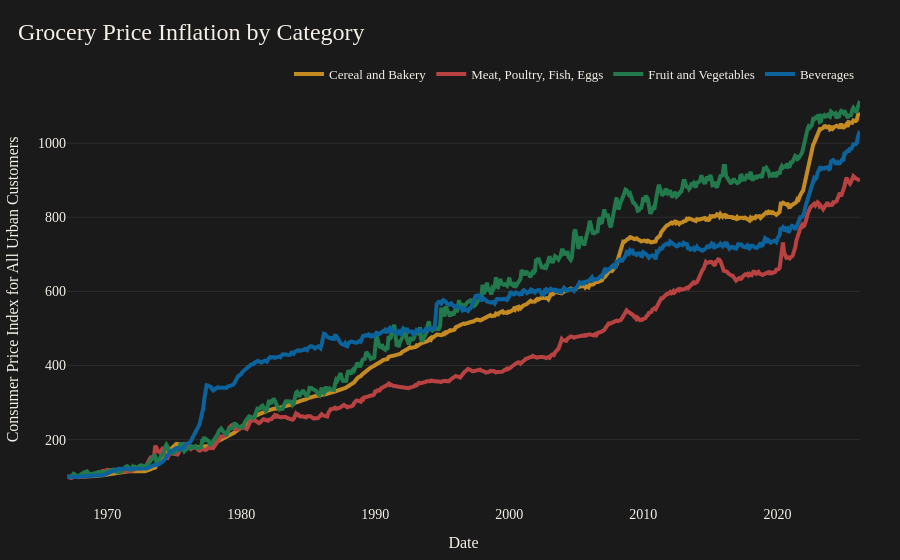

Here is the notebook cell this chart was saved with:
### Code cell
# line chart of grocery category cpis 

# data 
x = cereal_bakery["observation_date"]
cb = cereal_bakery["cereal_bakery_cpi_reindex"]
mfe = meat_fish_eggs["meat_fish_eggs_cpi_reindex"]
fv = fruit_veg["fruit_veg_cpi_reindex"]
b = beverage["beverage_cpi_reindex"]

# figure
fig = go.Figure()

# line plot 
fig.add_trace(
    go.Scatter(
        x=x,
        y=cb,
        mode="lines",
        name="Cereal and Bakery",
        line=dict(
            color="#c48b22",
            width=4
        ),
        hovertemplate=
        "Cereal and Bakery CPI: %{y:.1f}<extra></extra>",
    )
)
fig.add_trace(
    go.Scatter(
        x=x,
        y=mfe,
        mode="lines",
        name="Meat, Poultry, Fish, Eggs",
        line=dict(
            color="#b84141",
            width=4
        ),
        hovertemplate=
        "Meat, Poultry, Fish, Eggs CPI: %{y:.1f}<extra></extra>"
    )
)
fig.add_trace(
    go.Scatter(
        x=x,
        y=fv,
        mode="lines",
        name="Fruit and Vegetables",
        line=dict(
            color="#22794c",
            width=4
        ),
        hovertemplate=
        "Fruit and Vegetables CPI: %{y:.1f}<extra></extra>"
    )
)
fig.add_trace(
    go.Scatter(
        x=x,
        y=b,
        mode="lines",
        name="Beverages",
        line=dict(
            color='#0c629b',
            width=4
        ),
        hovertemplate=
        "Beverages CPI: %{y:.1f}<extra></extra>"
    )
)

# title and layout 
fig.update_layout(
    template="plotly_dark",

    title=dict(
        text="Grocery Price Inflation by Category",
        x=0.02,
        xanchor="left",
        font=dict(
            family="Playfair Display",
            size=24
        )
    ),

    font=dict(
        family="Source Sans 3",
        color="#f5f0e8",
        size=13
    ),

    paper_bgcolor="#1a1a1a",
    plot_bgcolor="#1a1a1a",

    margin=dict(l=60, r=40, t=80, b=60),

    hovermode="x unified",

    xaxis=dict(
        title="Date",
        showgrid=False,
        tickfont=dict(size=14),
        zeroline=False,
        ticklabelstandoff=5
    ),

    yaxis=dict(
        title="Consumer Price Index for All Urban Customers",
        tickfont=dict(size=14),
        gridcolor="rgba(255,255,255,0.08)",
        zeroline=False
    ),

    legend=dict(
        orientation="h",
        yanchor="top",
        y=1.05,
        xanchor="right",
        x=1
    )
)

fig.show()

### Figure 1 — Plotly figure (JSON) as saved in the notebook; plotly's stock layout.template omitted (floating-point values rounded to 4 significant figures; data arrays with more than 128 entries replaced by an {"elided": "..."} marker saying what was removed)
{"data": [{"hovertemplate": "Cereal and Bakery CPI: %{y:.1f}<extra></extra>", "line": {"color": "#c48b22", "width": 4}, "mode": "lines", "name": "Cereal and Bakery", "type": "scatter", "x": {"elided": "710 str values"}, "y": {"elided": "710 float values"}}, {"hovertemplate": "Meat, Poultry, Fish, Eggs CPI: %{y:.1f}<extra></extra>", "line": {"color": "#b84141", "width": 4}, "mode": "lines", "name": "Meat, Poultry, Fish, Eggs", "type": "scatter", "x": {"elided": "710 str values"}, "y": {"elided": "710 float values"}}, {"hovertemplate": "Fruit and Vegetables CPI: %{y:.1f}<extra></extra>", "line": {"color": "#22794c", "width": 4}, "mode": "lines", "name": "Fruit and Vegetables", "type": "scatter", "x": {"elided": "710 str values"}, "y": {"elided": "710 float values"}}, {"hovertemplate": "Beverages CPI: %{y:.1f}<extra></extra>", "line": {"color": "#0c629b", "width": 4}, "mode": "lines", "name": "Beverages", "type": "scatter", "x": {"elided": "710 str values"}, "y": {"elided": "710 float values"}}], "layout": {"font": {"color": "#f5f0e8", "family": "Source Sans 3", "size": 13}, "hovermode": "x unified", "legend": {"orientation": "h", "x": 1, "xanchor": "right", "y": 1.05, "yanchor": "top"}, "margin": {"b": 60, "l": 60, "r": 40, "t": 80}, "paper_bgcolor": "#1a1a1a", "plot_bgcolor": "#1a1a1a", "title": {"font": {"family": "Playfair Display", "size": 24}, "text": "Grocery Price Inflation by Category", "x": 0.02, "xanchor": "left"}, "xaxis": {"showgrid": false, "tickfont": {"size": 14}, "ticklabelstandoff": 5, "title": {"text": "Date"}, "zeroline": false}, "yaxis": {"gridcolor": "rgba(255,255,255,0.08)", "tickfont": {"size": 14}, "title": {"text": "Consumer Price Index for All Urban Customers"}, "zeroline": false}}}
